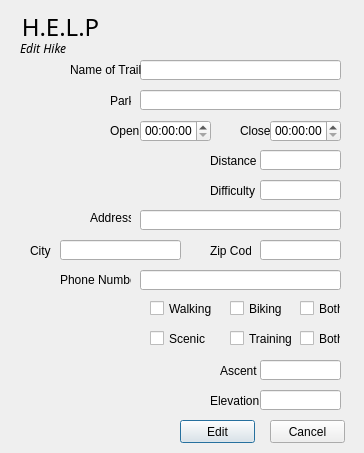
<?xml version="1.0" encoding="UTF-8"?>
<ui version="4.0">
 <class>editHikes</class>
 <widget class="QDialog" name="editHikes">
  <property name="geometry">
   <rect>
    <x>0</x>
    <y>0</y>
    <width>364</width>
    <height>453</height>
   </rect>
  </property>
  <property name="windowTitle">
   <string>Dialog</string>
  </property>
  <widget class="QLabel" name="title">
   <property name="geometry">
    <rect>
     <x>10</x>
     <y>10</y>
     <width>101</width>
     <height>31</height>
    </rect>
   </property>
   <property name="font">
    <font>
     <family>Showcard Gothic</family>
     <pointsize>18</pointsize>
     <underline>false</underline>
    </font>
   </property>
   <property name="text">
    <string>H.E.L.P</string>
   </property>
   <property name="textFormat">
    <enum>Qt::RichText</enum>
   </property>
   <property name="alignment">
    <set>Qt::AlignCenter</set>
   </property>
   <property name="wordWrap">
    <bool>false</bool>
   </property>
  </widget>
  <widget class="QLineEdit" name="name">
   <property name="geometry">
    <rect>
     <x>140</x>
     <y>60</y>
     <width>201</width>
     <height>20</height>
    </rect>
   </property>
  </widget>
  <widget class="QLineEdit" name="park">
   <property name="geometry">
    <rect>
     <x>140</x>
     <y>90</y>
     <width>201</width>
     <height>20</height>
    </rect>
   </property>
  </widget>
  <widget class="QLineEdit" name="distance">
   <property name="geometry">
    <rect>
     <x>260</x>
     <y>150</y>
     <width>81</width>
     <height>20</height>
    </rect>
   </property>
  </widget>
  <widget class="QLineEdit" name="difficulty">
   <property name="geometry">
    <rect>
     <x>260</x>
     <y>180</y>
     <width>81</width>
     <height>20</height>
    </rect>
   </property>
  </widget>
  <widget class="QLineEdit" name="address">
   <property name="geometry">
    <rect>
     <x>140</x>
     <y>210</y>
     <width>201</width>
     <height>20</height>
    </rect>
   </property>
  </widget>
  <widget class="QLineEdit" name="city">
   <property name="geometry">
    <rect>
     <x>60</x>
     <y>240</y>
     <width>121</width>
     <height>20</height>
    </rect>
   </property>
  </widget>
  <widget class="QLineEdit" name="zipcode">
   <property name="geometry">
    <rect>
     <x>260</x>
     <y>240</y>
     <width>81</width>
     <height>20</height>
    </rect>
   </property>
  </widget>
  <widget class="QLineEdit" name="phoneNum">
   <property name="geometry">
    <rect>
     <x>140</x>
     <y>270</y>
     <width>201</width>
     <height>20</height>
    </rect>
   </property>
  </widget>
  <widget class="QPushButton" name="edit">
   <property name="geometry">
    <rect>
     <x>180</x>
     <y>420</y>
     <width>75</width>
     <height>23</height>
    </rect>
   </property>
   <property name="text">
    <string>Edit</string>
   </property>
  </widget>
  <widget class="QPushButton" name="pushButton_2">
   <property name="geometry">
    <rect>
     <x>270</x>
     <y>420</y>
     <width>75</width>
     <height>23</height>
    </rect>
   </property>
   <property name="text">
    <string>Cancel</string>
   </property>
  </widget>
  <widget class="QLabel" name="label">
   <property name="geometry">
    <rect>
     <x>70</x>
     <y>60</y>
     <width>71</width>
     <height>20</height>
    </rect>
   </property>
   <property name="text">
    <string>Name of Trail</string>
   </property>
  </widget>
  <widget class="QLabel" name="label_2">
   <property name="geometry">
    <rect>
     <x>110</x>
     <y>90</y>
     <width>21</width>
     <height>21</height>
    </rect>
   </property>
   <property name="text">
    <string>Park</string>
   </property>
  </widget>
  <widget class="QTimeEdit" name="openTime">
   <property name="geometry">
    <rect>
     <x>140</x>
     <y>120</y>
     <width>71</width>
     <height>22</height>
    </rect>
   </property>
  </widget>
  <widget class="QTimeEdit" name="closeTime">
   <property name="geometry">
    <rect>
     <x>270</x>
     <y>120</y>
     <width>71</width>
     <height>22</height>
    </rect>
   </property>
  </widget>
  <widget class="QLabel" name="label_3">
   <property name="geometry">
    <rect>
     <x>240</x>
     <y>120</y>
     <width>31</width>
     <height>21</height>
    </rect>
   </property>
   <property name="text">
    <string>Close</string>
   </property>
  </widget>
  <widget class="QLabel" name="label_4">
   <property name="geometry">
    <rect>
     <x>110</x>
     <y>120</y>
     <width>31</width>
     <height>21</height>
    </rect>
   </property>
   <property name="text">
    <string>Open</string>
   </property>
  </widget>
  <widget class="QLabel" name="label_5">
   <property name="geometry">
    <rect>
     <x>210</x>
     <y>150</y>
     <width>47</width>
     <height>21</height>
    </rect>
   </property>
   <property name="text">
    <string>Distance</string>
   </property>
  </widget>
  <widget class="QLabel" name="label_6">
   <property name="geometry">
    <rect>
     <x>210</x>
     <y>180</y>
     <width>47</width>
     <height>21</height>
    </rect>
   </property>
   <property name="text">
    <string>Difficulty</string>
   </property>
  </widget>
  <widget class="QLabel" name="label_7">
   <property name="geometry">
    <rect>
     <x>90</x>
     <y>210</y>
     <width>41</width>
     <height>16</height>
    </rect>
   </property>
   <property name="text">
    <string>Address</string>
   </property>
  </widget>
  <widget class="QLabel" name="label_8">
   <property name="geometry">
    <rect>
     <x>30</x>
     <y>240</y>
     <width>21</width>
     <height>21</height>
    </rect>
   </property>
   <property name="text">
    <string>City</string>
   </property>
  </widget>
  <widget class="QLabel" name="label_9">
   <property name="geometry">
    <rect>
     <x>210</x>
     <y>240</y>
     <width>41</width>
     <height>21</height>
    </rect>
   </property>
   <property name="text">
    <string>Zip Code</string>
   </property>
  </widget>
  <widget class="QLabel" name="label_10">
   <property name="geometry">
    <rect>
     <x>60</x>
     <y>270</y>
     <width>71</width>
     <height>20</height>
    </rect>
   </property>
   <property name="text">
    <string>Phone Number</string>
   </property>
  </widget>
  <widget class="QCheckBox" name="walking">
   <property name="geometry">
    <rect>
     <x>150</x>
     <y>300</y>
     <width>70</width>
     <height>17</height>
    </rect>
   </property>
   <property name="text">
    <string>Walking</string>
   </property>
  </widget>
  <widget class="QCheckBox" name="biking">
   <property name="geometry">
    <rect>
     <x>230</x>
     <y>300</y>
     <width>70</width>
     <height>17</height>
    </rect>
   </property>
   <property name="text">
    <string>Biking</string>
   </property>
  </widget>
  <widget class="QCheckBox" name="both1">
   <property name="geometry">
    <rect>
     <x>300</x>
     <y>300</y>
     <width>41</width>
     <height>17</height>
    </rect>
   </property>
   <property name="text">
    <string>Both</string>
   </property>
  </widget>
  <widget class="QCheckBox" name="scenic">
   <property name="geometry">
    <rect>
     <x>150</x>
     <y>330</y>
     <width>70</width>
     <height>17</height>
    </rect>
   </property>
   <property name="text">
    <string>Scenic</string>
   </property>
  </widget>
  <widget class="QCheckBox" name="both2">
   <property name="geometry">
    <rect>
     <x>300</x>
     <y>330</y>
     <width>41</width>
     <height>17</height>
    </rect>
   </property>
   <property name="text">
    <string>Both</string>
   </property>
  </widget>
  <widget class="QCheckBox" name="training">
   <property name="geometry">
    <rect>
     <x>230</x>
     <y>330</y>
     <width>70</width>
     <height>17</height>
    </rect>
   </property>
   <property name="text">
    <string>Training</string>
   </property>
  </widget>
  <widget class="QLabel" name="label_11">
   <property name="geometry">
    <rect>
     <x>20</x>
     <y>40</y>
     <width>61</width>
     <height>16</height>
    </rect>
   </property>
   <property name="font">
    <font>
     <family>Lucida Sans</family>
     <italic>true</italic>
    </font>
   </property>
   <property name="text">
    <string>Edit Hike</string>
   </property>
  </widget>
  <widget class="QLabel" name="errorMesg">
   <property name="geometry">
    <rect>
     <x>140</x>
     <y>20</y>
     <width>211</width>
     <height>16</height>
    </rect>
   </property>
   <property name="text">
    <string/>
   </property>
   <property name="alignment">
    <set>Qt::AlignLeading|Qt::AlignLeft|Qt::AlignVCenter</set>
   </property>
  </widget>
  <widget class="QLineEdit" name="ascent">
   <property name="geometry">
    <rect>
     <x>260</x>
     <y>360</y>
     <width>81</width>
     <height>20</height>
    </rect>
   </property>
  </widget>
  <widget class="QLabel" name="label_12">
   <property name="geometry">
    <rect>
     <x>220</x>
     <y>360</y>
     <width>41</width>
     <height>21</height>
    </rect>
   </property>
   <property name="text">
    <string>Ascent</string>
   </property>
  </widget>
  <widget class="QLabel" name="label_13">
   <property name="geometry">
    <rect>
     <x>210</x>
     <y>390</y>
     <width>51</width>
     <height>21</height>
    </rect>
   </property>
   <property name="text">
    <string>Elevation</string>
   </property>
  </widget>
  <widget class="QLineEdit" name="elevation">
   <property name="geometry">
    <rect>
     <x>260</x>
     <y>390</y>
     <width>81</width>
     <height>20</height>
    </rect>
   </property>
  </widget>
 </widget>
 <resources/>
 <connections/>
</ui>
